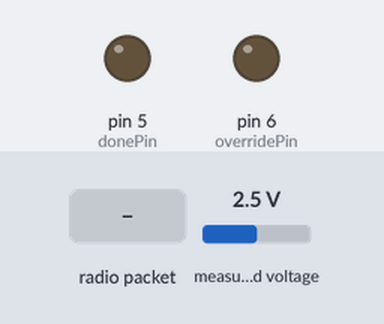
Recording of a sketch running on a simulated Arduino Uno, built with avr-gcc and run on an emulated ATmega328P. Shown: output pins drawn as LEDs (lit = HIGH). The inputs (shaded band) are chosen by the test bench; at power-on: measured voltage 2.5 V. No radio packets arrive unless stated; pins used as bus, display or sensor lines are not drawn.

Above: at 1.3 s.
1.4 s: radio packet "1" arrives
At 2.8 s:
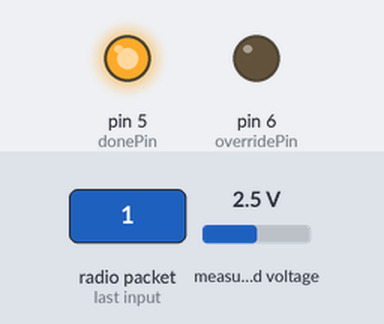
Timing chart, 0 to 4.4 s (numbered marks = the images above; inputs shaded):
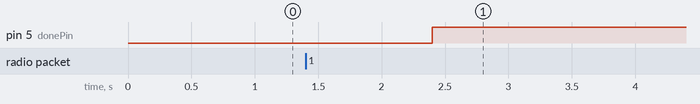

Measured:
- after the input at 1.4 s, pin 5 (donePin): LOW → HIGH after 1.0 s

The sketch:

Transmitter_sourcecode.ino
```cpp
#include <SPI.h>
#include <RH_RF95.h>
#include <Wire.h>
#include <Adafruit_ADS1015.h>

#define RFM95_CS 8
#define RFM95_RST 4
#define RFM95_INT 3
#define RF95_FREQ 434.0
#define LED 13

#define debug_mode 0

// Singleton instance of the radio driver
RH_RF95 rf95(RFM95_CS, RFM95_INT);
// Instance for the AD1015
Adafruit_ADS1015 ads1015;

#define analogPin 3
#define donePin 5
#define overridePin 6
char flagCollectMode = 0;
int value = 0;
double spannung = 0.0;
char rec_flag = 0;
double adc_factor1 = 1.02;
double adc_factor2 = 1.0092;

unsigned char my_id = 0x20;
unsigned char target_id = 0x10;
unsigned char radiopacket[50];

void setup()
{
  if(debug_mode) pinMode(LED, OUTPUT);
  pinMode(donePin, OUTPUT);
  pinMode(overridePin, OUTPUT);
  digitalWrite(donePin, LOW);
  digitalWrite(overridePin, LOW);
  digitalWrite(LED, LOW);

  pinMode(RFM95_RST, OUTPUT);
  digitalWrite(RFM95_RST, HIGH);

  if(debug_mode) Serial.begin(9600);
  delay(100);

  // Reset
  digitalWrite(RFM95_RST, LOW);
  delay(10);
  digitalWrite(RFM95_RST, HIGH);
  delay(10);

  while (!rf95.init()) {
    if(debug_mode) Serial.println("LoRa radio init failed");
    while (1);
  }
  if(debug_mode) Serial.println("LoRa radio init OK!");

  if (!rf95.setFrequency(RF95_FREQ)) {
    if(debug_mode) Serial.println("setFrequency failed");
    while (1);
  }
  if(debug_mode){Serial.print("Set Freq to: "); Serial.println(RF95_FREQ);}

  rf95.setTxPower(23, false);

  ads1015.begin();
  ads1015.setGain(GAIN_TWO);
}

void loop()
{
  radiopacket[0] = target_id;
  radiopacket[1] = my_id;

  if(flagCollectMode == 0)
  {
    value = 0;
    for(int i=0; i<100; i++)
    {
      value += ads1015.readADC_SingleEnded(0);
    }
    value = (int)((double)(value / 100) * adc_factor1);

    radiopacket[2] = value & 0x00F;
    radiopacket[3] = (value & 0x0F0) >> 4;
    radiopacket[4] = (value & 0xF00) >> 8;
    radiopacket[5] = 0x00;
    rf95.send((uint8_t *)radiopacket, 6);
    if(debug_mode){Serial.print("Spannung: "); Serial.println(value);}

    if(debug_mode) Serial.println("Kurz auf Nachricht warten...");
    for(int x=0;x<500000;x++)
    {
      if(rf95.available())
      {
        if(debug_mode) Serial.println(x);
        break;
      }
    }

    if(rf95.available())
    {
      uint8_t buf[RH_RF95_MAX_MESSAGE_LEN];
      uint8_t len = sizeof(buf);
      if(debug_mode) digitalWrite(LED, HIGH);

      if (rf95.recv(buf, &len))
      {
        if((buf[0] == my_id) && (buf[1] == 0x10))
        {
          if(buf[2] == 0xA1)        flagCollectMode = 1;
          if(debug_mode) Serial.print("Trigger Collect Mode");
        }
      }
      if(debug_mode)
      {
        Serial.print("Empfangen: ");
        Serial.print(buf[0]);
        Serial.print(buf[1]);
        Serial.print(buf[2]);
      }
      delay(1000);
      if(debug_mode) digitalWrite(LED, LOW);
    }

    if(debug_mode) Serial.println("Warten ENDE");

    // Ende
    if(flagCollectMode == 0)
    {
      digitalWrite(overridePin, LOW);
      digitalWrite(donePin, HIGH);
      delay(5000);
      //return;
    }
  }

  else if(flagCollectMode == 1)
  {
    flagCollectMode = 0;
    digitalWrite(overridePin, HIGH);
    digitalWrite(donePin, LOW);
    delay(100);

    radiopacket[2] = 0;
    radiopacket[3] = 0;
    radiopacket[4] = 0;
    radiopacket[5] = 0x01;
    for(int i=0;i<3;i++) {rf95.send((uint8_t *)radiopacket, 6);}

    for(int x=0;x<200;x++)
    {
      value = ads1015.readADC_SingleEnded(0);
      value = (int)((double)(value) * adc_factor2);
      radiopacket[2] = value & 0x00F;
      radiopacket[3] = (value & 0x0F0) >> 4;
      radiopacket[4] = (value & 0xF00) >> 8;
      radiopacket[5] = 0xAA;
      rf95.send((uint8_t *)radiopacket, 6);
      if(debug_mode) Serial.println(x);
      delay(100);
    }

    radiopacket[2] = 0;
    radiopacket[3] = 0;
    radiopacket[4] = 0;
    radiopacket[5] = 0xFF;
    for(int i=0;i<3;i++) {rf95.send((uint8_t *)radiopacket, 6);}

    digitalWrite(overridePin, LOW);
    digitalWrite(donePin, HIGH);
    delay(5000);
    //return;
  }

}
```
